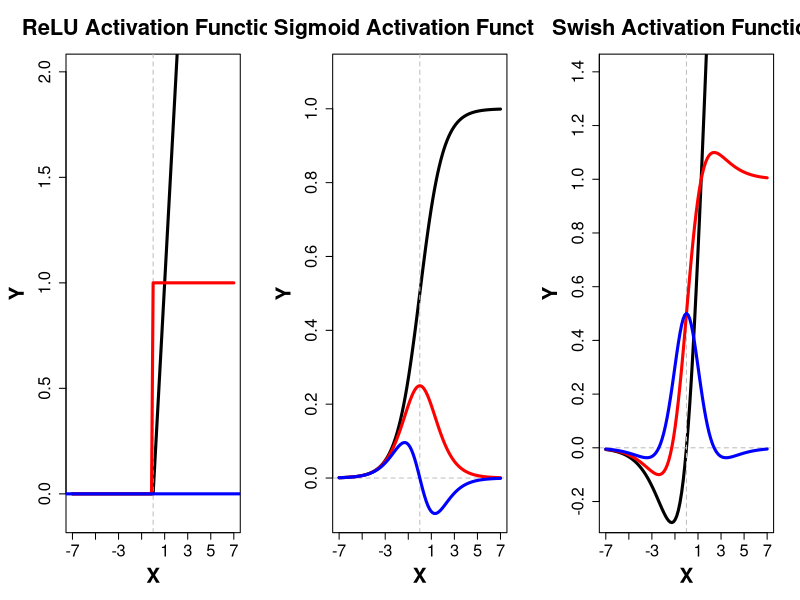
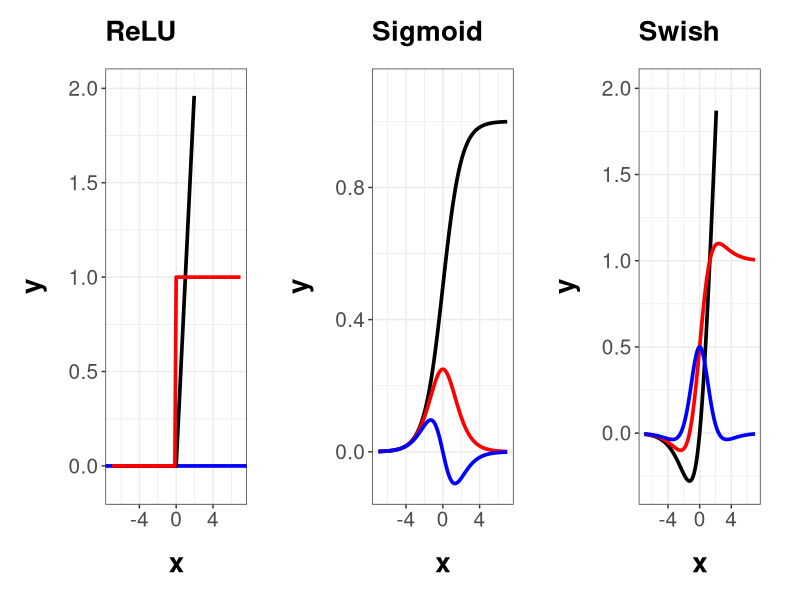

Reproduce these figures in R, in order.
# R Code by Lloyd A. Courtenay. Last Updated 10/02/2021
# R Code for plotting ReLU, Sigmoid and Swish activation functions alongside their derivatives

# Necessary libraries ----------

library(ggplot2)
library(gridExtra)

#

# Activation Functions and their Derivatives ------------------------------

# ReLU

relu <- function(x) {max(0, x)}
relu_g <- Vectorize(relu)
relu_d1<-function(x) {if(x < 0) {0} else {1}}
relu_d1_g <- Vectorize(relu_d1)

# Sigmoid

sigmoid <- function(x) (1/(1+exp(-x)))
sigmoid_g <- Vectorize(sigmoid)
sigmoid_d1 <- function(x) {}
sigmoid_d2<-function(x) {}
body(sigmoid_d1) <- D(body(sigmoid), "x")
body(sigmoid_d2) <- D(body(sigmoid_d1), "x")

# Swish

swish <- function(x) (x * (1/(1+exp(-x))))
swish_d1 <- function(x) {}
swish_d2<-function(x) {}
body(swish_d1) <- D(body(swish), "x")
body(swish_d2) <- D(body(swish_d1), "x")

#

# Print Derivative Formulae ------------------------------

# ReLU
print(relu_d1)
# Second Derivative = 0

# Sigmoid
print(sigmoid_d1)
print(sigmoid_d2)

# Swish
print(swish_d1)
print(swish_d2)

#

# Base R Plot ------------------------------

par(mfrow = c(1,3), mar = c(5.1, 5, 4.1, 2.))

curve(relu_g(x),
      xlim = c(-7,7), ylim = c(-0.1,2), # asp = 1,
      lwd = 3, xlab = "", ylab = "", main = "ReLU Activation Function",
      cex.main=2, xaxt="none", yaxt="none"
); abline(h = 0,
          lty = 2,
          col = "grey"); abline(v = 0,
                                lty = 2,
                                col = "grey")
mtext(side = 1, line = 3, "X", cex = 1.25, font = 2); mtext(side = 2, line = 3, "Y", cex = 1.25, font = 2)
axis(1, seq(-7, 7, 2), font = 1, cex.axis = 1.5); axis(2, seq(0, 2, 0.5), font = 1, cex.axis = 1.5)
curve(relu_d1_g(x), lwd = 3, col = "red", add = TRUE)
abline(h = 0, lwd = 3, col = "blue") # ReLU_d2

curve(sigmoid(x),
      xlim = c(-7,7), ylim = c(-0.1,1.1), # asp = 1,
      lwd = 3, xlab = "", ylab = "", main = "Sigmoid Activation Function",
      cex.main=2, xaxt="none", yaxt="none"
); abline(h = 0, lty = 2, col = "grey"); abline(v = 0, lty = 2, col = "grey")
mtext(side = 1, line = 3, "X", cex = 1.25, font = 2); mtext(side = 2, line = 3, "Y", cex = 1.25, font = 2)
axis(1, seq(-7, 7, 2), font = 1, cex.axis = 1.5); axis(2, seq(0, 1, 0.2), font = 1, cex.axis = 1.5)
plot(function(x){sigmoid_d1(x)}, from = -7, to = 7,
     lwd = 3, col = "red", add = TRUE)
plot(function(x){sigmoid_d2(x)}, from = -7, to = 7,
     lwd = 3, col = "blue", add = TRUE)

curve(swish(x),
      xlim = c(-7,7), ylim = c(-0.25,1.4), # asp = 1,
      lwd = 3, xlab = "", ylab = "", main = "Swish Activation Function",
      cex.main=2, xaxt="none", yaxt="none"
); abline(h = 0, lty = 2, col = "grey"); abline(v = 0, lty = 2, col = "grey")
mtext(side = 1, line = 3, "X", cex = 1.25, font = 2); mtext(side = 2, line = 3, "Y", cex = 1.25, font = 2)
axis(1, seq(-7, 7, 2), font = 1, cex.axis = 1.5); axis(2, seq(-0.2, 4, 0.2), font = 1, cex.axis = 1.5)
plot(function(x){swish_d1(x)}, from = -7, to = 7,
     lwd = 3, col = "red", add = TRUE)
plot(function(x){swish_d2(x)}, from = -7, to = 7,
     lwd = 3, col = "blue", add = TRUE)

par(mfrow = c(1,1), mar = c(5.1, 4.1, 4.1, 2.1))

#

# Alternative GGPlot Option ------------------------------

plot_line_width = 1.25; plot_margin_values = c(0,0.5,0,0); plot_theme<-theme_bw() +
  theme(axis.title = element_text(face = "bold", size = 20),
        axis.text = element_text(size = 15),
        axis.title.x = element_text(margin = margin(t = 15, b = 15)),
        axis.title.y = element_text(margin = margin(l = 15, r = 15)),
        plot.title = element_text(margin = margin(t = 15, b = 15),
                                  size = 20, face = "bold"),
        plot.margin = unit(plot_margin_values, "cm")); relu_plot<-ggplot(data = data.frame(x = 0),
                                                                         mapping = aes(x = x)) +
  geom_hline(yintercept = 0, size = plot_line_width, color = "blue") +
  stat_function(fun = relu_g, size = plot_line_width) +
  stat_function(fun = relu_d1_g, size = plot_line_width, color = "red") +
  xlim(-7, 7) +
  ylim(-0.1, 2) +
  ggtitle("ReLU") +
  plot_theme; sigmoid_plot<-ggplot(data = data.frame(x = 0), mapping = aes(x = x)) +
  stat_function(fun = sigmoid_g, size = plot_line_width) +
  stat_function(fun = sigmoid_d1, size = plot_line_width, color = "red") +
  stat_function(fun = sigmoid_d2, size = plot_line_width, color = "blue") +
  xlim(-7, 7) +
  ylim(-0.1, 1.1) +
  ggtitle("Sigmoid") +
  plot_theme; swish_plot<-ggplot(data = data.frame(x = 0), mapping = aes(x = x)) +
  stat_function(fun = swish, size = plot_line_width) +
  stat_function(fun = swish_d1, size = plot_line_width, color = "red") +
  stat_function(fun = swish_d2, size = plot_line_width, color = "blue") +
  xlim(-7, 7) +
  ylim(-0.3, 2) +
  ggtitle("Swish") +
  theme_bw() +
  theme(axis.title = element_text(face = "bold", size = 20),
        axis.text = element_text(size = 15),
        axis.title.x = element_text(margin = margin(t = 15, b = 15)),
        axis.title.y = element_text(margin = margin(l = 15, r = 15)),
        plot.title = element_text(margin = margin(t = 15, b = 15),
                                  size = 20, face = "bold"),
        plot.margin = unit(c(0,1,0,0), "cm")); grid.arrange(relu_plot, sigmoid_plot, swish_plot, ncol = 3)

#
